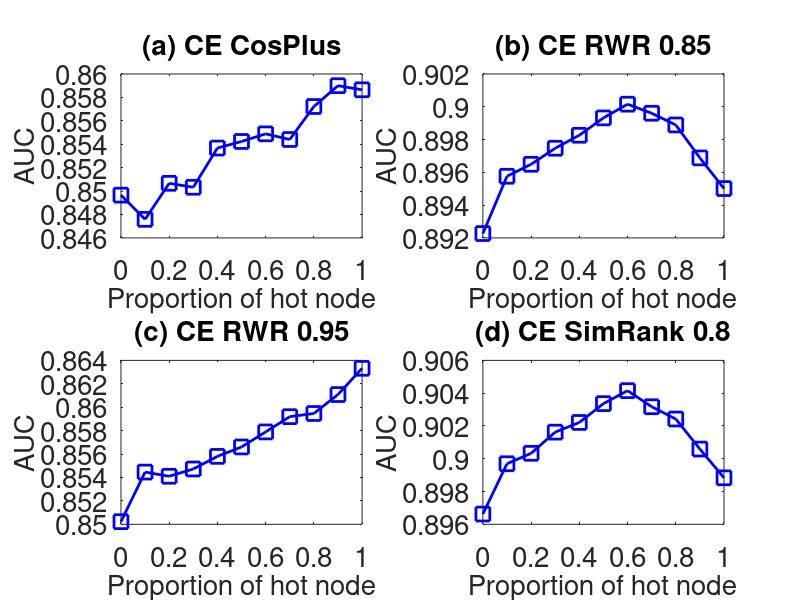

Write MATLAB code to recreate this figure.
subplot(2,2,1);
x=0:0.1:1;
y=[0.8496536	0.8475846	0.8506622	0.850325	0.853674	0.8542352	0.854887	0.8544052	0.8572212	0.8589994	0.8586496
];
plot(x,y,'-bs','LineWidth',2,'MarkerSize',10);
set(gca,'FontSize',20);
xlabel('Proportion of hot node','fontsize',20);
ylabel('AUC','fontsize',20);
title('(a) CE CosPlus','fontsize',20);

subplot(2,2,2);
x=0:0.1:1;
y=[0.8922652	0.8957604	0.8964916	0.89747	0.8982618	0.8993202	0.9001574	0.8996048	0.898891	0.8968804	0.8950102
];
plot(x,y,'-bs','LineWidth',2,'MarkerSize',10);
set(gca,'FontSize',20);
xlabel('Proportion of hot node','fontsize',20);
ylabel('AUC','fontsize',20);
title('(b) CE RWR 0.85','fontsize',20);

subplot(2,2,3);
x=0:0.1:1;
y=[0.8502244	0.8544604	0.854103	0.8547248	0.8558028	0.856606	0.8578904	0.8591938	0.8594644	0.861082	0.8633242
];
plot(x,y,'-bs','LineWidth',2,'MarkerSize',10);
set(gca,'FontSize',20);
xlabel('Proportion of hot node','fontsize',20);
ylabel('AUC','fontsize',20);
title('(c) CE RWR 0.95','fontsize',20);


subplot(2,2,4);
x=0:0.1:1;
y=[0.8966258	0.8996946	0.9003314	0.9016234	0.9022136	0.9033614	0.9041536	0.903172	0.9024238	0.900591	0.8988366
];
plot(x,y,'-bs','LineWidth',2,'MarkerSize',10);
set(gca,'FontSize',20);
xlabel('Proportion of hot node','fontsize',20);
ylabel('AUC','fontsize',20);
title('(d) CE SimRank 0.8','fontsize',20);